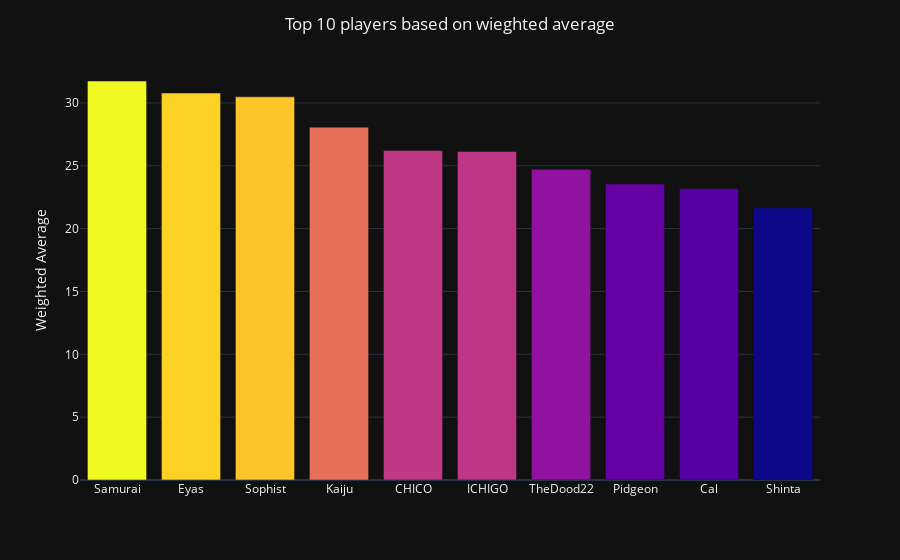

Notebook source saved alongside this figure:
### Code cell
import pandas as pd 
import plotly.express as px

file_path = 'C:\\Users\\eyas1\\Dataviz.py\\my_venv\\Cream City Clash\\top_players_performance.csv'

# Load the CSV file into a DataFrame
df = pd.read_csv(file_path)

fig = px.bar(df, x= 'Players', y= 'Weighted Average')

fig.update_layout(
    title = 'Top 10 players based on wieghted average',
    title_x = 0.5, 
    xaxis_title='',
    template='plotly_dark'
)

fig.update_traces(marker_color=df['Weighted Average'])

fig.show()

### Figure 1 — Plotly figure (JSON) as saved in the notebook; plotly's stock layout.template omitted (floating-point values rounded to 4 significant figures)
{"data": [{"alignmentgroup": "True", "hovertemplate": "Players=%{x}<br>Weighted Average=%{y}<extra></extra>", "legendgroup": "", "marker": {"color": [31.74, 30.79, 30.48, 28.07, 26.22, 26.13, 24.71, 23.55, 23.19, 21.65], "pattern": {"shape": ""}}, "name": "", "offsetgroup": "", "orientation": "v", "showlegend": false, "textposition": "auto", "type": "bar", "x": ["Samurai", "Eyas", "Sophist", "Kaiju", "CHICO", "ICHIGO", "TheDood22", "Pidgeon", "Cal", "Shinta"], "xaxis": "x", "y": [31.74, 30.79, 30.48, 28.07, 26.22, 26.13, 24.71, 23.55, 23.19, 21.65], "yaxis": "y"}], "layout": {"barmode": "relative", "legend": {"tracegroupgap": 0}, "margin": {"t": 60}, "title": {"text": "Top 10 players based on wieghted average", "x": 0.5}, "xaxis": {"anchor": "y", "domain": [0, 1], "title": {"text": ""}}, "yaxis": {"anchor": "x", "domain": [0, 1], "title": {"text": "Weighted Average"}}}}
